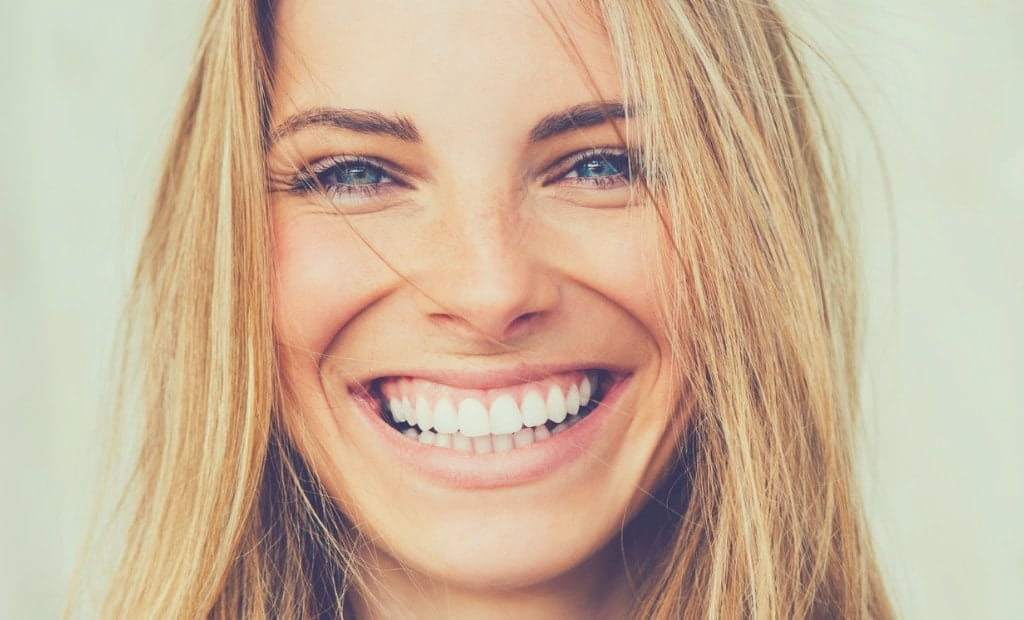
#> input picture Sam/Inputs/how-to-be-happy.jpg, 1024 x 620 px; its folder holds 2 pictures in this run
$ jupyter execute RGB_images_to_grayscale.ipynb
#> lines starting #> are read from the running program, lines starting #| are printed output that depends on the picture
# RGB Images to Grayscale

This notebook is meant to convert RGB images to grayscale.

[cell 1]
import cv2

# Import image
image_name = 'how-to-be-happy'
directory = f"./Inputs/{image_name}.jpg"
image = cv2.imread(directory)
#> image is the input picture: shape (620, 1024, 3); mean B, G, R 154.9, 180.1, 202.4

# Open window to show original image
# cv2.imshow('Original',image)
# cv2.waitKey()

# Create the grayscale image and save file
gray_img = cv2.cvtColor(image, cv2.COLOR_BGR2GRAY)
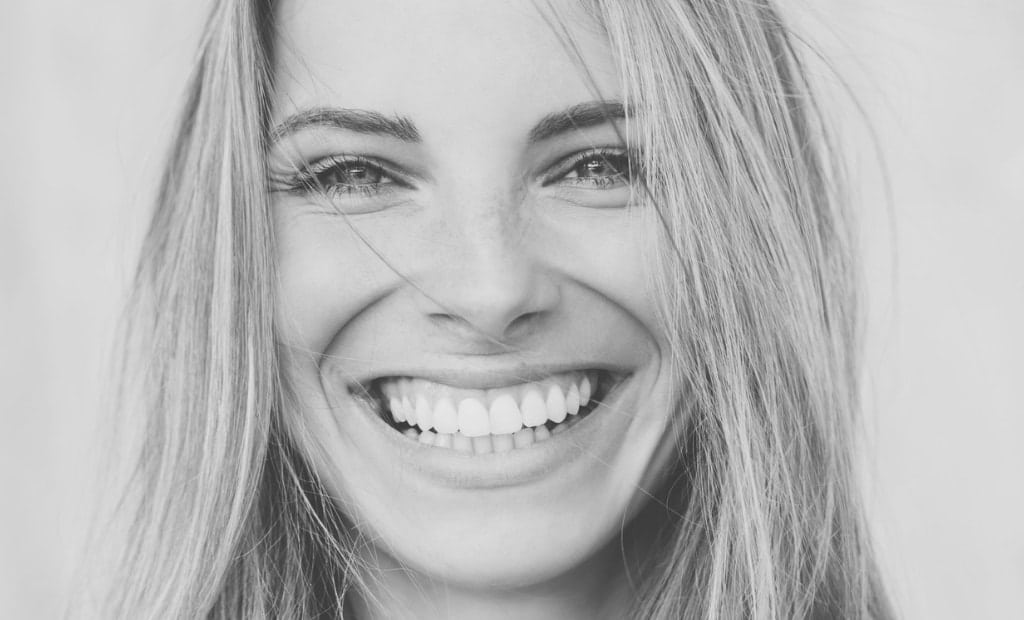
#> gray_img: shape (620, 1024); min 39, max 242, mean 183.9
cv2.imwrite(f'./Inputs/{image_name}_new.png', gray_img)

# Open window to show grayscale image
# cv2.imshow("new image grayscale", gray_img)
# cv2.waitKey(0)

# Close windows
# cv2.destroyAllWindows()

print(f"Shape of original is: {image.shape}")
#| Shape of original is: (620, 1024, 3)
print(f"Shape of grayscale is: {gray_img.shape}")
#| Shape of grayscale is: (620, 1024)
